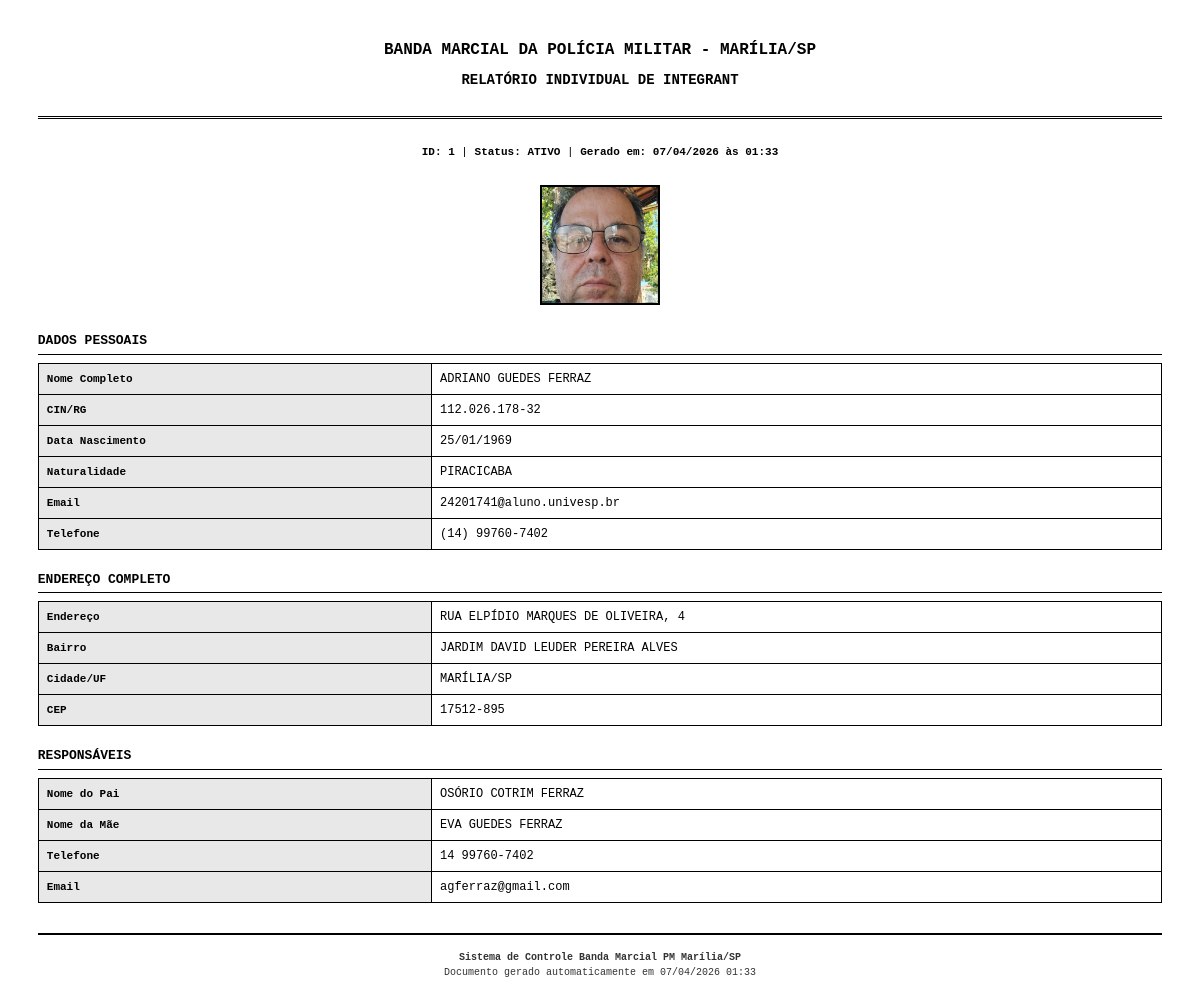
Page /admin/relatorio-aluno/1 (signed in) on the earlier database version.
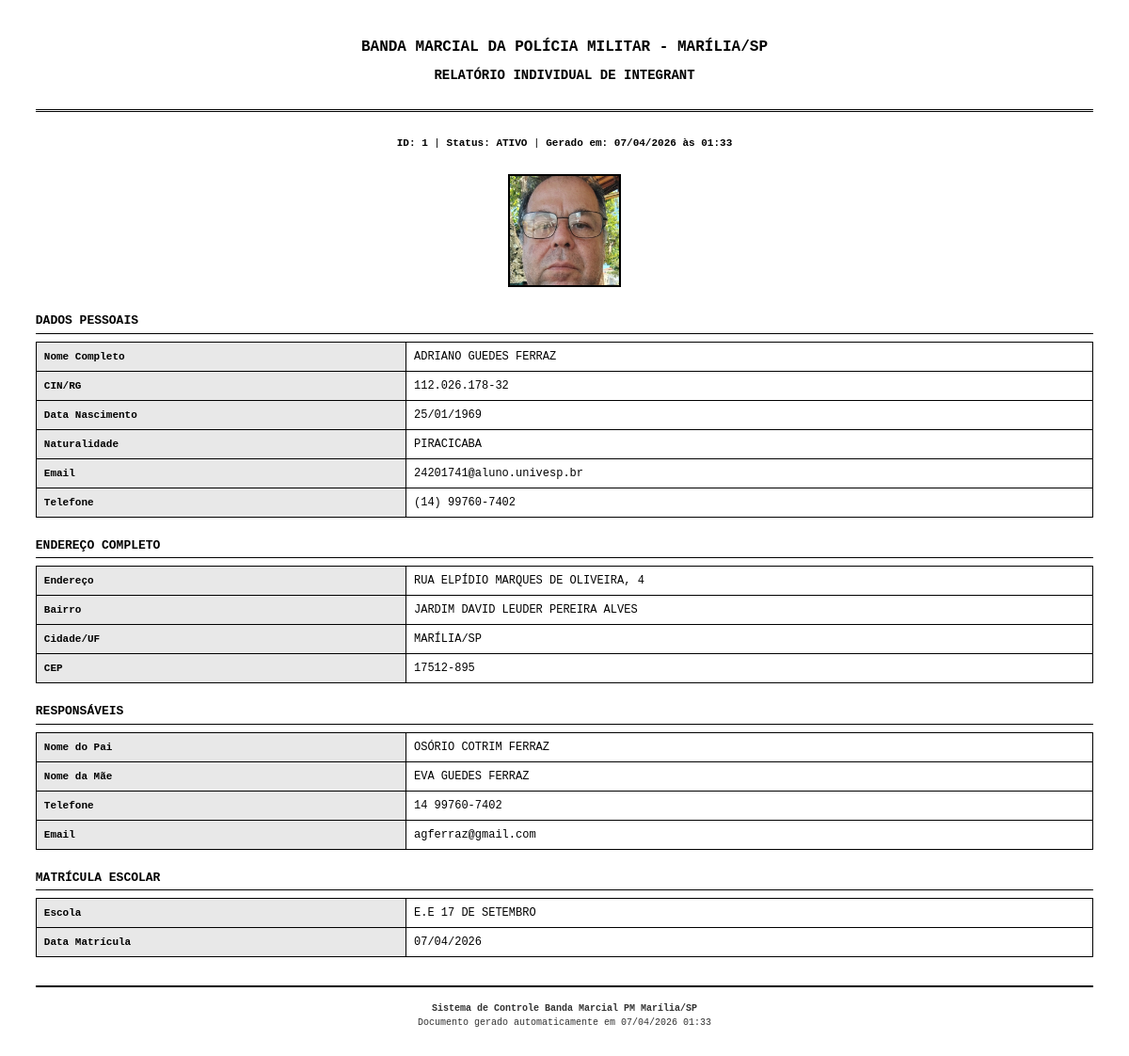
Same page on the later database version.
### app/models.py (models this page shows)
class Aluno(db.Model):
    id = db.Column(db.Integer, primary_key=True)
    nome = db.Column(db.String(200), nullable=False)
    data_nascimento = db.Column(db.Date, nullable=True)
    naturalidade = db.Column(db.String(100))
    cin_rg = db.Column(db.String(20), unique=True)
    email = db.Column(db.String(150))
    telefone = db.Column(db.String(20))
    cep = db.Column(db.String(10))
    endereco = db.Column(db.String(300))
    bairro = db.Column(db.String(100))
    cidade = db.Column(db.String(100))
    estado = db.Column(db.String(2))
    foto_path = db.Column(db.String(500))
    ativo = db.Column(db.Boolean, default=True)
    numero = db.Column(db.String(20))
    complemento = db.Column(db.String(200))
    created_at = db.Column(db.DateTime, default=datetime.utcnow)
    responsaveis = db.relationship('Responsavel', backref='aluno', lazy=True, cascade='all, delete-orphan')
    uniforme = db.relationship('Uniforme', backref='aluno', lazy=True, cascade='all, delete-orphan')
    presencas = db.relationship('Presenca', backref='aluno', lazy=True, cascade='all, delete-orphan')
    instrumentos = db.relationship('AlunoInstrumento', backref='aluno', lazy=True, cascade='all, delete-orphan')
    escolas = db.relationship('AlunoEscola', backref='aluno', lazy=True, cascade='all, delete-orphan')

class Responsavel(db.Model):
    id = db.Column(db.Integer, primary_key=True)
    aluno_id = db.Column(db.Integer, db.ForeignKey('aluno.id'), nullable=False)
    nome_pai = db.Column(db.String(200))
    nome_mae = db.Column(db.String(200))
    telefone = db.Column(db.String(20))
    email = db.Column(db.String(150))
    endereco = db.Column(db.String(300))

class AlunoEscola(db.Model):
    id = db.Column(db.Integer, primary_key=True)
    aluno_id = db.Column(db.Integer, db.ForeignKey('aluno.id'), nullable=False)
    escola_id = db.Column(db.Integer, db.ForeignKey('escola.id'), nullable=False)
    data_matricula = db.Column(db.Date, default=datetime.utcnow().date)

class Escola(db.Model):
    id = db.Column(db.Integer, primary_key=True)
    nome = db.Column(db.String(200), nullable=False)
    endereco = db.Column(db.String(300))
    alunos = db.relationship('AlunoEscola', backref='escola', lazy=True)

### app/routes.py (the view)
@main_bp.route("/admin/relatorio-aluno/<int:aluno_id>")
@login_required
@admin_required
def relatorio_aluno(aluno_id):
    aluno = Aluno.query.options(
        db.joinedload(Aluno.responsaveis),
        db.joinedload(Aluno.escolas).joinedload(AlunoEscola.escola)
    ).get_or_404(aluno_id)
    data_geracao = datetime.now()
    return render_template("relatorio_aluno_individual_profissional.html",
                           aluno=aluno,
                           data_geracao=data_geracao)

### app/__init__.py (called while the page is built)
@login_manager.user_loader
def load_user(user_id):
    from .models import User
    return User.query.get(int(user_id))

### app/utils.py (called while the page is built)
def admin_required(f):
    @wraps(f)
    def decorated_function(*args, **kwargs):
        if not current_user.is_authenticated:
            return redirect(url_for("auth.login"))
        if not current_user.is_admin:
            flash("Acesso restrito ao administrador.")
            return redirect(url_for("main.dashboard"))
        return f(*args, **kwargs)
    return decorated_function

### templates/relatorio_aluno_individual_profissional.html (shortened to what this page needs)
<!DOCTYPE html>
<html lang="pt-br">
<head>
</head>
<body>
  <div class="header">
    <h1>Banda Marcial da Polícia Militar - Marília/SP</h1>
    <h2>RELATÓRIO INDIVIDUAL DE INTEGRANT</h2>
  </div>
  <div class="info-top" style="text-align: center; font-size: 11px; margin-bottom: 25px;">
    <strong>ID: {{ aluno.id }}</strong> | <strong>Status: {{ 'ATIVO' if aluno.ativo else 'INATIVO' }}</strong> |
    <strong>Gerado em: {{ data_geracao.strftime('%d/%m/%Y às %H:%M') }}</strong>
  </div>
  <div class="foto">
    {% if aluno.foto_path %}
      <img src="{{ url_for('static', filename=aluno.foto_path) }}" alt="Foto do integrante">
    {% else %}
      <div style="width: 120px; height: 160px; border: 2px solid black; background: #f0f0f0; display: flex; align-items: center; justify-content: center; font-weight: bold; font-size: 14px;">
        SEM FOTO
      </div>
    {% endif %}
  </div>
  <div class="dados-pessoais">
    <div class="section-title">DADOS PESSOAIS</div>
    <table>
      <tr><th>Nome Completo</th><td>{{ aluno.nome or '-' }}</td></tr>
      <tr><th>CIN/RG</th><td>{{ aluno.cin_rg or '-' }}</td></tr>
      <tr><th>Data Nascimento</th><td>{{ aluno.data_nascimento.strftime('%d/%m/%Y') if aluno.data_nascimento else '-' }}</td></tr>
      <tr><th>Naturalidade</th><td>{{ aluno.naturalidade or '-' }}</td></tr>
      <tr><th>Email</th><td>{{ aluno.email or '-' }}</td></tr>
      <tr><th>Telefone</th><td>{{ aluno.telefone or '-' }}</td></tr>
    </table>
  </div>
  <div class="endereco">
    <div class="section-title">ENDEREÇO COMPLETO</div>
    <table>
      <tr><th>Endereço</th><td>{{ aluno.endereco or '-' }}{% if aluno.numero %}, {{ aluno.numero }}{% endif %}{% if aluno.complemento %} - {{ aluno.complemento }}{% endif %}</td></tr>
      <tr><th>Bairro</th><td>{{ aluno.bairro or '-' }}</td></tr>
      <tr><th>Cidade/UF</th><td>{{ aluno.cidade or '-' }}{% if aluno.estado %}/{{ aluno.estado }}{% endif %}</td></tr>
      <tr><th>CEP</th><td>{{ aluno.cep or '-' }}</td></tr>
    </table>
  </div>
  {% if aluno.responsaveis %}
  <div class="responsavel">
    <div class="section-title">RESPONSÁVEIS</div>
    {% for resp in aluno.responsaveis %}
    <table style="margin-bottom: 10px;">
      <tr><th>Nome do Pai</th><td>{{ resp.nome_pai or '-' }}</td></tr>
      <tr><th>Nome da Mãe</th><td>{{ resp.nome_mae or '-' }}</td></tr>
      <tr><th>Telefone</th><td>{{ resp.telefone or '-' }}</td></tr>
      <tr><th>Email</th><td>{{ resp.email or '-' }}</td></tr>
    </table>
    {% endfor %}
  </div>
  {% endif %}
  {% if aluno.escolas %}
  <div class="escola">
    <div class="section-title">MATRÍCULA ESCOLAR</div>
    <table>
      {% for ae in aluno.escolas %}
      <tr><th>Escola</th><td>{{ ae.escola.nome or '-' }}</td></tr>
      <tr><th>Data Matrícula</th><td>{{ ae.data_matricula.strftime('%d/%m/%Y') if ae.data_matricula else '-' }}</td></tr>
      {% endfor %}
    </table>
  </div>
  {% endif %}
  <div class="rodape">
    <strong>Sistema de Controle Banda Marcial PM Marília/SP</strong><br>
    Documento gerado automaticamente em {{ data_geracao.strftime('%d/%m/%Y %H:%M') }}
  </div>
</body>
</html>

### templates/relatorio_aluno_individual_profissional.html (style rules this page uses)
* { margin: 0; padding: 0; box-sizing: border-box; }
body { font-family: 'Courier New', Courier, monospace; font-size: 12px; line-height: 1.5; color: black; background: white; margin: 1cm; }
.header { text-align: center; margin-bottom: 25px; border-bottom: 3px double black; padding-bottom: 15px; }
.header h1 { font-size: 16px; font-weight: bold; text-transform: uppercase; margin-bottom: 8px; }
.header h2 { font-size: 14px; margin-bottom: 10px; }
.info-top { margin-bottom: 25px; font-size: 11px; }
.dados-pessoais, .endereco, .responsavel, .escola { margin-bottom: 20px; }
.section-title { font-weight: bold; font-size: 13px; text-transform: uppercase; margin-bottom: 8px; border-bottom: 1px solid black; padding-bottom: 3px; }
table { width: 100%; border-collapse: collapse; margin-bottom: 15px; }
th, td { border: 1px solid black; padding: 6px 8px; text-align: left; }
th { background-color: #e8e8e8; font-weight: bold; width: 35%; font-size: 11px; }
.foto { text-align: center; margin: 20px 0; }
.foto img { max-width: 120px; max-height: 160px; border: 2px solid black; }
.rodape { text-align: center; font-size: 10px; margin-top: 30px; border-top: 2px solid black; padding-top: 15px; color: #333; }

Differences in the rows shown:
added AlunoEscola: escola "E.E 17 DE SETEMBRO", data_matricula "07/04/2026"
Other differences:
text now shown: "MATRÍCULA ESCOLAR"
